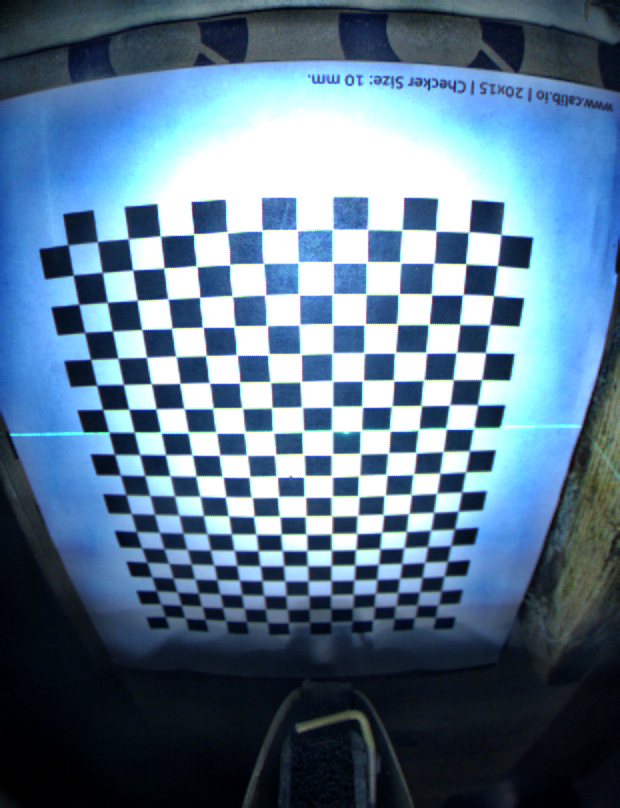
#> input picture CameraClibration/image_sensorid_1_frame_23275_ts_1663090405.8703.png, 620 x 808 px; its folder holds 2 pictures in this run; the run also reads 1 picture not shown here
$ python Calibration.py
#> lines starting #> are read from the running program, lines starting #| are printed output that depends on the picture; after the words box and inside, x2 and y2 are one past the last pixel; in counts of white or black regions, pixels touching at a corner belong together
import numpy as np
import cv2
import glob

criteria = (cv2.TERM_CRITERIA_EPS + cv2.TERM_CRITERIA_MAX_ITER, 30, 0.001)

height, width =  5,5  #14, 19

objp = np.zeros((width * height, 3), np.float32)
objp[:, :2] = np.mgrid[0:height, 0:width].T.reshape(-1, 2)
objpoints = []
imgpoints = []
gray = 0

images = glob.glob('*.png')
image_run = 0
# images = ['D:\Furrow Vision\PythonProject_Furrow\CameraClibration\Image_Lizbeth.png']

for fname in images:
    img = cv2.imread(fname)
#> img is the input picture: shape (808, 620, 3); mean B, G, R 142.4, 118.4, 91.2
    gray = cv2.cvtColor(img, cv2.COLOR_BGR2GRAY)
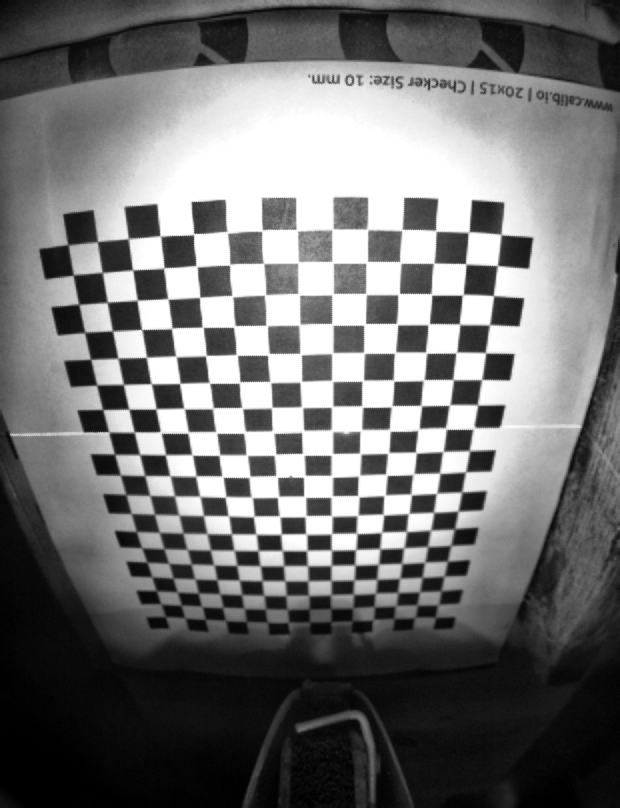
#> gray: shape (808, 620); min 0, max 255, mean 113

    ret, corners = cv2.findChessboardCorners(gray, (height, width), None)
#> ret = False; corners = None

    if ret:
        image_run+=1
        print(f"Running :{fname}")
        objpoints.append(objp)

        corners2 = cv2.cornerSubPix(gray, corners, (11, 11), (-1, -1), criteria)
        imgpoints.append(corners2)

        img = cv2.drawChessboardCorners(img, (height, width), corners2, ret)
        cv2.imshow('img', img)
        cv2.waitKey(500)
#> pass 2 of the loop `for fname in images:`:
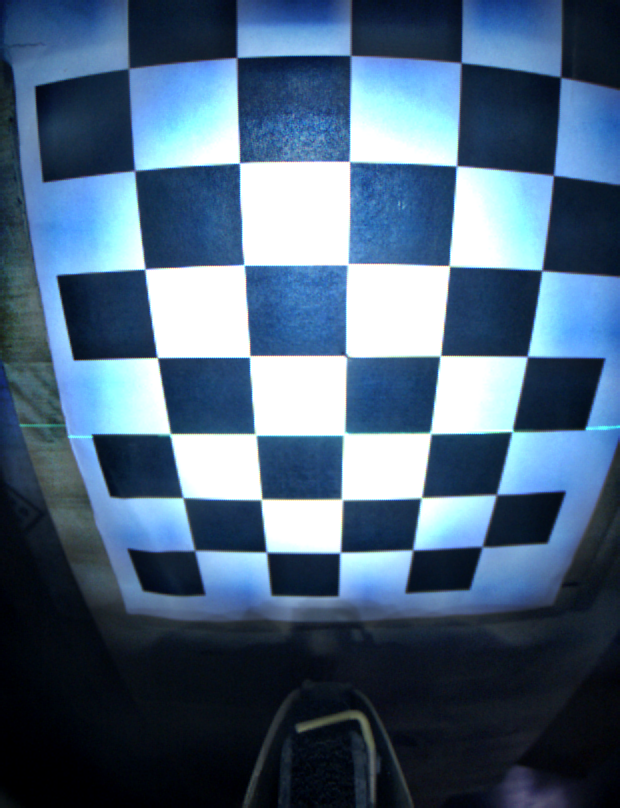
#> input picture CameraClibration/image_sensorid_1_frame_47723_ts_1663090813.5065.png, 620 x 808 px
#> img is the input picture: shape (808, 620, 3); mean B, G, R 125, 100.4, 76.3
#> `gray = cv2.cvtColor(img, cv2.COLOR_BGR2GRAY)`:
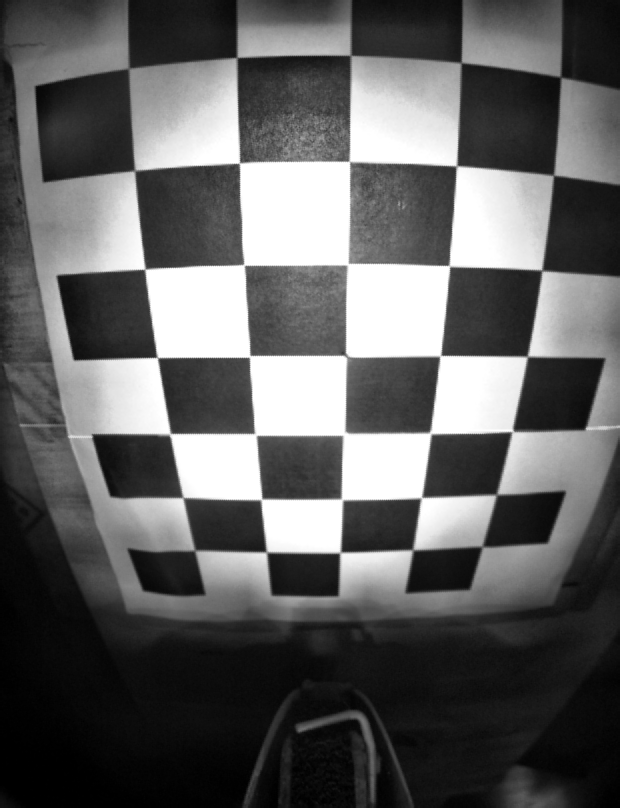
#> gray: shape (808, 620); min 0, max 255, mean 96
#> ret = True; corners = 25 rows, first 8: [533, 278], [527.1, 356.2], [511.5, 431.5], [495.7, 493.5], [482.5, 546.4], [449.6, 266.1], [440, 356.1], [430.3, 433.1]
#> corners2 = 25 rows, first 8: [541.9, 270.3], [527.4, 356.5], [512.2, 431.4], [496.5, 494.6], [482.2, 546.5], [449.5, 265.9], [440.4, 355.8], [430.5, 433.2]
#> `img = cv2.drawChessboardCorners(img, (height, width), corners2, ret)`:
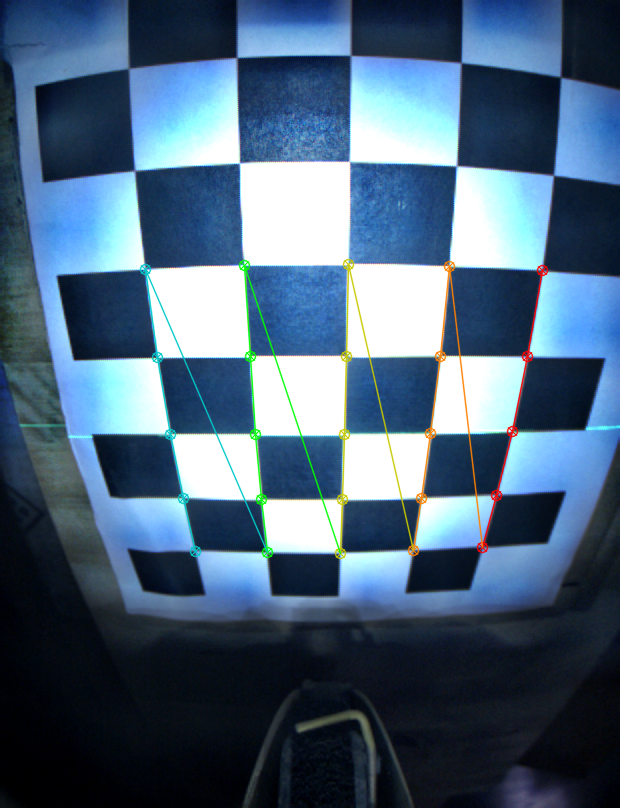
#> img: shape (808, 620, 3); 1.95% of pixels changed, all inside (x1, y1, x2, y2) = (139, 258, 549, 560)

print(f"Image Runs : {image_run}")

cv2.destroyAllWindows()

ret_1, mtx, dist, rvecs, tvecs = cv2.calibrateCamera(objpoints, imgpoints, gray.shape[::-1], None, None)
#> ret_1 = 0.254; mtx = [[399.8, 0, 317.4], [0, 374.5, 371], [0, 0, 1]]; dist = [[-0.142, -0.131, 0.0062, -0.000848, 0.229]]; rvecs = ([0.294, -0.297, 1.55],); tvecs = ([2.29, -1.11, 3.77],)


# img = cv2.imread(r'image_sensorid_1_frame_23275_ts_1663090405.8703.png')
img = cv2.imread(fname)

h, w = img.shape[:2]
#> h = 808; w = 620
newcameramtx, roi = cv2.getOptimalNewCameraMatrix(mtx, dist, (w, h), 1, (w, h))
#> newcameramtx = [[365.6, 0, 316.1], [0, 418, 435.8], [0, 0, 1]]; roi = (195, 204, 243, 433)

# undistort
dst_1 = cv2.undistort(img, mtx, dist, None, newcameramtx)
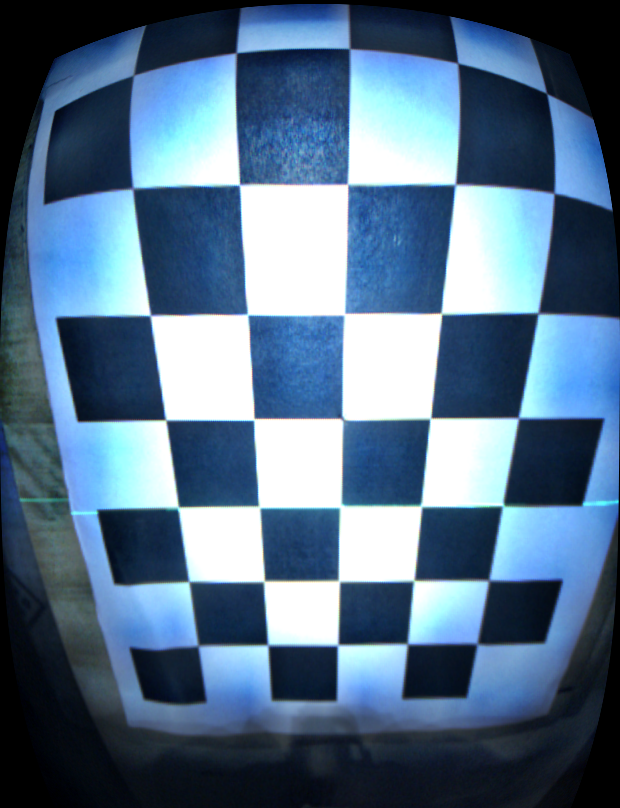
#> dst_1: shape (808, 620, 3); mean B, G, R 138.2, 112.6, 86

# crop the image
x_1, y_1, w_1, h_1 = roi
#> x_1 = 195; y_1 = 204; w_1 = 243; h_1 = 433
dst_1 = dst_1[y_1:y_1 + h_1, x_1:x_1 + w]
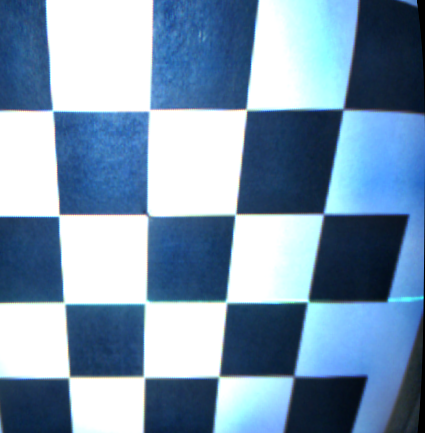
#> dst_1: shape (433, 425, 3); mean B, G, R 178.5, 152, 124.4
cv2.imwrite('calibresult_undistort.png', dst_1)

# undistort
mapx, mapy = cv2.initUndistortRectifyMap(mtx, dist, None, newcameramtx, (w, h), 5)
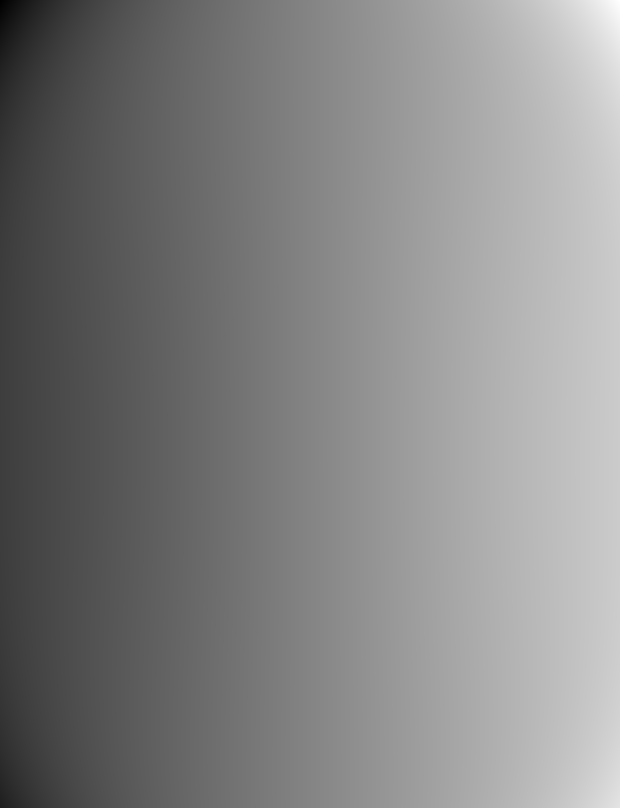
#> mapx: shape (808, 620) float32; min -270.1, max 845.6, mean 309.7; drawn with min black and max white
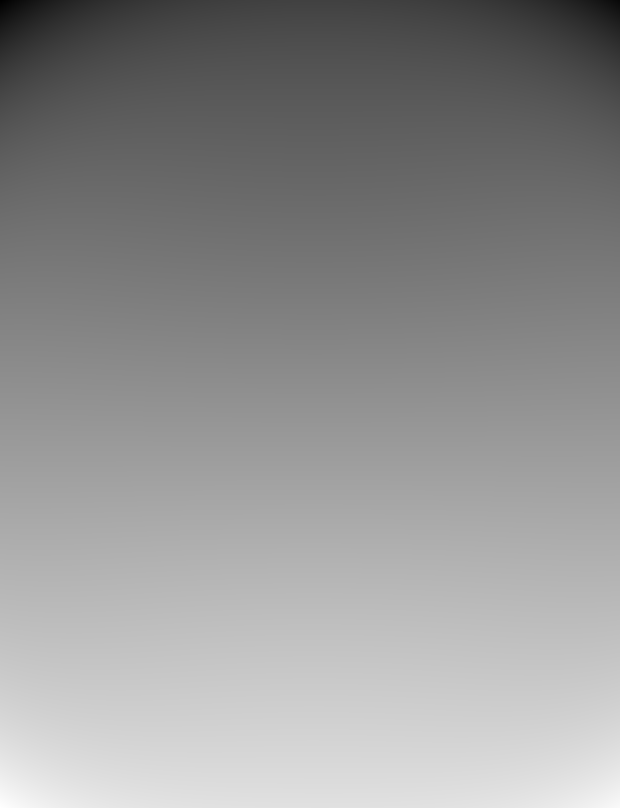
#> mapy: shape (808, 620) float32; min -287.8, max 811.3, mean 343; drawn with min black and max white
dst_2 = cv2.remap(img, mapx, mapy, cv2.INTER_LINEAR)

# crop the image
x_2, y_2, w_2, h_2 = roi
#> x_2 = 195; y_2 = 204; w_2 = 243; h_2 = 433
dst_2 = dst_2[y_2:y_2 + h, x_2:x_2 + w]
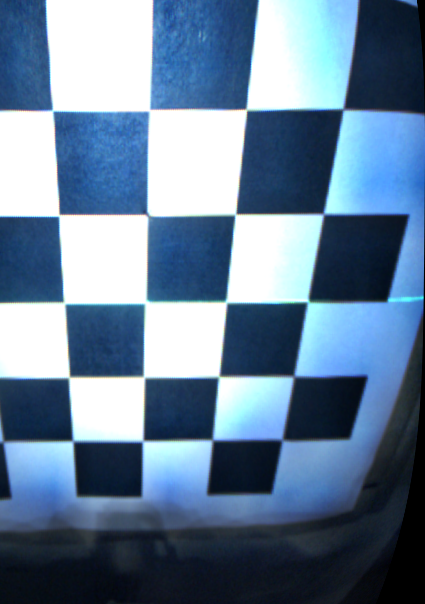
#> dst_2: shape (604, 425, 3); mean B, G, R 152.8, 127.2, 102.3
cv2.imwrite('calibresult_initUnit.png', dst_2)

mean_error = 0
tot_error = 0
for i in range(len(objpoints)):
    imgpoints2, _ = cv2.projectPoints(objpoints[i], rvecs[i], tvecs[i], mtx, dist)
    error = cv2.norm(imgpoints[i], imgpoints2, cv2.NORM_L2) / len(imgpoints2)
    tot_error += error
#> this loop made 1 pass
#> (error, tot_error) on pass 1: (0.0508, 0.0508)
#> after the loop, tot_error = 0.0508

print("total error: ", mean_error / len(objpoints))
#| total error:  0.0
